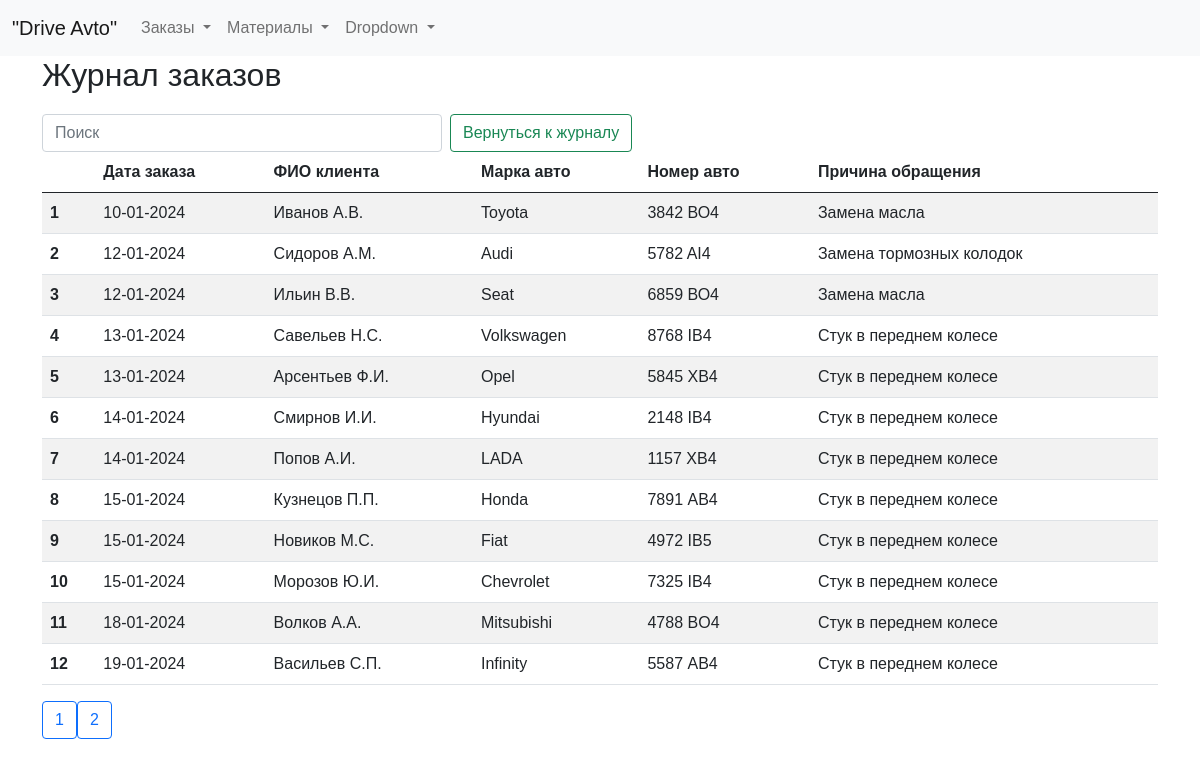
The app's page /zhurnal with its own data.
### tables this page shows
CREATE TABLE log (
id integer PRIMARY KEY AUTOINCREMENT,
data_order text NOT NULL,
name_customer text NOT NULL,
brand_car text NOT NULL,
number_car text NOT NULL,
text_order text NOT NULL
);

### fcompany.py (the view)
@app.route("/zhurnal")
def showZhurnal():
    return render_template("zhurnal.html", title="Журнал", log=dbase.getLog())

### FDataBase.py (called while the page is built)
    def getLog(self):
        sql = '''SELECT * FROM log'''
        try:
            self.__cur.execute(sql)
            res = self.__cur.fetchall()
            log_list = [dict(row) for row in res]
            if log_list: return log_list
        except:
            print("Ошибка чтения из БД")
        return []

### fcompany.py (called while the page is built)
def connect_db():  # общая функция для установления соединения с БД
    conn = sqlite3.connect(app.config['DATABASE'])
    conn.row_factory = sqlite3.Row  # записи будут представлены не в виде кортежей, а в виде словаря (для исп в шаблонах)
    return conn

def get_db():
    if not hasattr(g, 'link_db'):
        g.link_db = connect_db()
    return g.link_db

@app.before_request
def before_request():
    global dbase
    db = get_db()
    dbase = FDataBase(db)

### templates/zhurnal.html (shortened to what this page needs)
{% extends 'base.html' %}
{% block content %}
<h2>Журнал заказов</h2>
<form class="d-flex" role="search">
  <input class="form-control me-2 narrow-search" type="search" id="searchInput" placeholder="Поиск" aria-label="Search">
  <button class="btn btn-outline-success narrow-button" type="submit">Вернуться к журналу</button>
</form>
<table id="myTable" class="table table-striped">
  <thead>
    <tr>
      <th scope="col"></th>
      <th scope="col">Дата заказа</th>
      <th scope="col">ФИО клиента</th>
      <th scope="col">Марка авто</th>
      <th scope="col">Номер авто</th>
      <th scope="col">Причина обращения</th>
    </tr>
  </thead>
  <tbody>
    {% for row in log %}
    <tr>
      <th scope="row">{{ loop.index }}</th>
      <td>{{ row.data_order }}</td>
      <td>{{ row.name_customer }}</td>
      <td>{{ row.brand_car }}</td>
      <td>{{ row.number_car }}</td>
      <td>{{ row.text_order }}</td>
    </tr>
    {% endfor %}
  </tbody>
</table>
<div class="pagination">
  <button class="btn btn-outline-primary prev-page"></button>
  <button class="btn btn-outline-primary next-page"></button>
</div>
{% endblock %}

### templates/base.html (shortened to what this page needs)
<!doctype html>
<html lang="ru">
  <head>
    <link href="https://cdn.jsdelivr.net/npm/bootstrap@5.0.2/dist/css/bootstrap.min.css" rel="stylesheet">
    <link rel="stylesheet" type="text/css" href="https://cdn.datatables.net/1.10.25/css/dataTables.bootstrap5.css">
    <link type="text/css" href="{{ url_for('static', filename='css/styles.css')}}" rel="stylesheet" />
    <head>
  </head>
  <body>
<header>
<nav class="navbar navbar-expand-lg navbar-light bg-light">
  <div class="container-fluid">
    <a class="navbar-brand" href="/">"Drive Avto"</a>
    <div class="collapse navbar-collapse w-100 justify-content-center" id="navbarSupportedContent">
      <ul class="navbar-nav me-auto mb-2 mb-lg-0">
        <li class="nav-item dropdown">
          <a class="nav-link dropdown-toggle" href="#" role="button" data-bs-toggle="dropdown" aria-expanded="false">
            Заказы
          </a>
        </li>
        <li class="nav-item dropdown">
          <a class="nav-link dropdown-toggle" href="#" role="button" data-bs-toggle="dropdown" aria-expanded="false">
            Материалы
          </a>
        </li>
        <li class="nav-item dropdown">
          <a class="nav-link dropdown-toggle" href="#" role="button" data-bs-toggle="dropdown" aria-expanded="false">
            Dropdown
          </a>
        </li>
      </ul>
    </div>
  </div>
</nav>
</header>
<div class="container">
        {% block content %} {% endblock %}
    </div>
  </body>
</html>

### static/css/styles.css (style rules this page uses)
.narrow-button { max-width: 250px; white-space: nowrap; font-size: 16px; }
.narrow-search { max-width: 400px; }
html, body { font-family: 'Arial'; margin: 0; padding: 0; height: 100%; width: 100%; }
a { color: #0059b2; text-decoration: none; }

### records on screen
log: data_order "10-01-2024", name_customer "Иванов А.В.", brand_car "Toyota", number_car "3842 ВО4", text_order "Замена масла"
log: data_order "12-01-2024", name_customer "Сидоров А.М.", brand_car "Audi", number_car "5782 AI4", text_order "Замена тормозных колодок"
log: data_order "12-01-2024", name_customer "Ильин В.В.", brand_car "Seat", number_car "6859 ВО4", text_order "Замена масла"
log: data_order "13-01-2024", name_customer "Савельев Н.С.", brand_car "Volkswagen", number_car "8768 IB4", text_order "Стук в переднем колесе"
log: data_order "13-01-2024", name_customer "Арсентьев Ф.И.", brand_car "Opel", number_car "5845 ХB4", text_order "Стук в переднем колесе"
log: data_order "14-01-2024", name_customer "Смирнов И.И.", brand_car "Hyundai", number_car "2148 IB4", text_order "Стук в переднем колесе"
log: data_order "14-01-2024", name_customer "Попов А.И.", brand_car "LADA", number_car "1157 ХB4", text_order "Стук в переднем колесе"
log: data_order "15-01-2024", name_customer "Кузнецов П.П.", brand_car "Honda", number_car "7891 АB4", text_order "Стук в переднем колесе"
log: data_order "15-01-2024", name_customer "Новиков М.С.", brand_car "Fiat", number_car "4972 IB5", text_order "Стук в переднем колесе"
log: data_order "15-01-2024", name_customer "Морозов Ю.И.", brand_car "Chevrolet", number_car "7325 IB4", text_order "Стук в переднем колесе"
log: data_order "18-01-2024", name_customer "Волков А.А.", brand_car "Mitsubishi", number_car "4788 BО4", text_order "Стук в переднем колесе"
log: data_order "19-01-2024", name_customer "Васильев С.П.", brand_car "Infinity", number_car "5587 АB4", text_order "Стук в переднем колесе"
